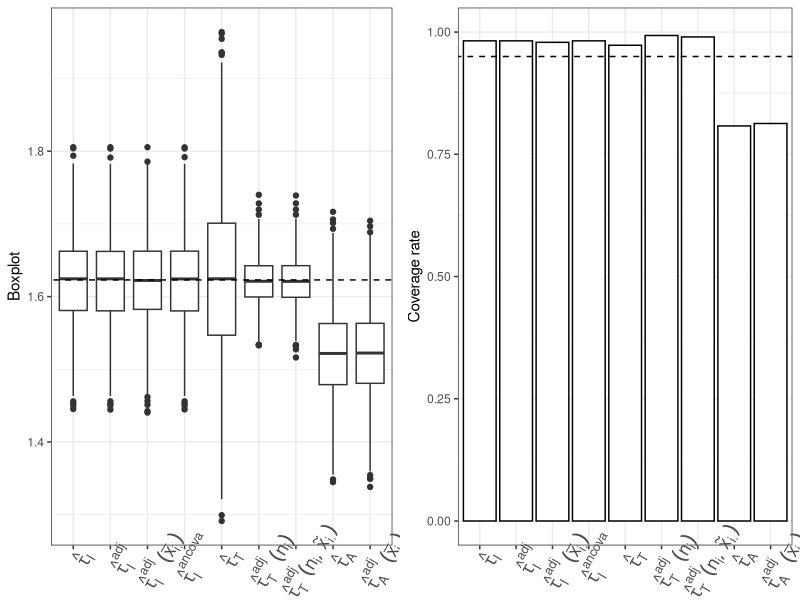
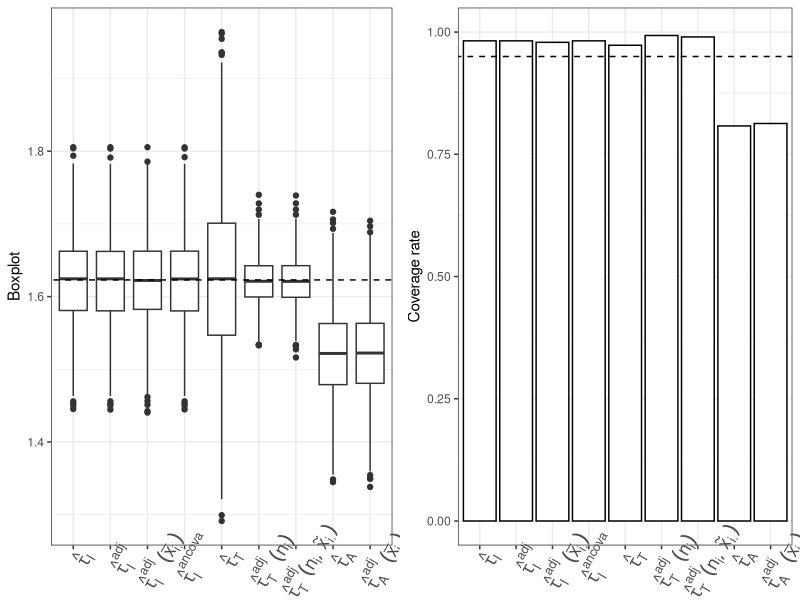

Recreate these plots in R, in order.
################Simulation for cluster-randomized experiments###################
######################Section 6.2, Unrelated covariates######################### 

library(gee) 
library(car) 
library(geepack)
library(tidyverse) 
library(ggpubr)

set.seed(1)

#Monte Carlo replication times 
replicate = 1000     

#Generating clusters
N0 = 3000
C = 160
nsize = round(runif(C,N0 / C * 0.6, N0 / C * 1.4))
N = sum(nsize) 

#Propensity scores for clusters
ec = 0.3                           
#Define cluster index and potential outcome 
cluster = numeric(N) 
c = 1
for (i in 1:N)
{
  if (i > sum(nsize[1:c])) c = c + 1 
  cluster[i] = c
}
#x : individual level covariate
#Y1 : treatment potential outcome
#Y0 : control potential outcome
x = runif(N, -1, 1)    
# Center x at its mean as required in the paper
x = x - mean(x)                              
Y1 = 2 * nsize[cluster]/(N/C) + rnorm(N, 0, 1)        
Y0 = (cluster/C) + rnorm(N,0,1)    
#Calculate sum to prepare for cluster-total regressions
Ysum1 = numeric(C)
Ysum0 = numeric(C)
xsum = numeric(C)
causal = mean(Y1 - Y0)
for (c in 1:C)
{
  Ysum1[c] = sum(Y1[cluster==c])
  Ysum0[c] = sum(Y0[cluster==c])
  xsum[c] = sum(x[cluster==c])
}
#Calculate centered cluster size to prepare for cluster total regressions
nc = nsize - N / C

#Set variable to store coverage probability for each each estimators and each regression variance estimation
#tauI is individual-level regression, Difference-in-means
#tauIR is individual-level regression adjustment with covariates x_{ij}
#tauIR2 is individual-level regression adjustment with average covariates \bar{x}_{i\cdot}
#tauT is cluster-total regression
#tauTR is cluter-total regression adjustment with cluster size n_{ij} as covariates
#tauTR2 is cluster-total regression adjustment with cluster size n_{ij} and sum of covariates \tilde{x}_{i\cdot}
#tauA is cluster-average regression
#tauA is cluster-average regression with average covariates \bar{x}_{i\cdot} 
#tauOLS is traditional ancova regression with covariates x_{ij}
#For variance estimation, ols and hw is OLS variance estimator and Huber-White variance estimator
#The first line without additional explanation is variance estimator with theoretical guarentee
#Which is Liang-Zeger for individual-level regression and ols, Huber-White for cluster-total regression
#cluster-average regression, and weighted cluster-average regression
tauIp=0;   tauIRp=0;   tauIR2p=0;   tauTp=0;   tauTRp=0;   tauTR2p=0;   tauAp=0;   tauARp=0;   tauOLSp=0
tauIpols=0;tauIRpols=0;tauIR2pols=0;tauTpols=0;tauTRpols=0;tauTR2pols=0;tauApols=0;tauARpols=0;tauOLSpols=0
tauIphw=0; tauIRphw=0; tauIR2phw=0;                                                            tauOLSphw=0
#Store the estimators for each Monte Carlo
tauI=numeric(replicate)
tauIR=numeric(replicate)
tauIR2=numeric(replicate)
tauT=numeric(replicate)
tauTR=numeric(replicate)
tauTR2=numeric(replicate)
tauA=numeric(replicate)
tauAR=numeric(replicate) 
tauOLS=numeric(replicate)
#Store the variance estimators for each Monte Carlo
tauIev=numeric(replicate);    tauIevols=numeric(replicate);   tauIevhw=numeric(replicate)
tauIRev=numeric(replicate);   tauIRevols=numeric(replicate);  tauIRevhw=numeric(replicate)
tauIR2ev=numeric(replicate);  tauIR2evols=numeric(replicate); tauIR2evhw=numeric(replicate)
tauTev=numeric(replicate);    tauTevols=numeric(replicate)
tauTRev=numeric(replicate);   tauTRevols=numeric(replicate)
tauTR2ev=numeric(replicate);  tauTR2evols=numeric(replicate)
tauAev=numeric(replicate);    tauAevols=numeric(replicate)
tauARev=numeric(replicate);   tauARevols=numeric(replicate) 
tauOLSev=numeric(replicate);  tauOLSevols=numeric(replicate); tauOLSevhw=numeric(replicate)

Z=numeric(N)
for (i in 1:replicate)
{
  #Generate treatment assignment and observed data
  Zc=numeric(C)
  Z0=sample(C,C*ec,replace=FALSE)
  for (j in 1:(C*ec)) Zc[Z0[j]]=1
  for (j in 1:N) Z[j]=Zc[cluster[j]]
  Y=Z*Y1+(1-Z)*Y0
  Ysum=Zc*Ysum1+(1-Zc)*Ysum0
  
  #Individual level 
  dat=data.frame(Y,Z,cluster)
  r=geeglm(Y~1+Z,id=cluster,corstr="independence",data=dat)
  tauI[i]=r$coefficients[2]
  tauIev[i]=(summary(r)$coefficients[2,2])^2
  r=lm(Y~1+Z)
  tauIevols[i]=summary(r)$coefficients[2,2]^2  
  tauIevhw[i]=hccm(r,type="hc0")[2,2]  
  if ((tauI[i]-sqrt(tauIev[i])*qnorm(0.975)<causal)&(causal<tauI[i]+sqrt(tauIev[i])*qnorm(0.975))) tauIp=tauIp+1
  if ((tauI[i]-sqrt(tauIevols[i])*qnorm(0.975)<causal)&(causal<tauI[i]+sqrt(tauIevols[i])*qnorm(0.975))) tauIpols=tauIpols+1
  if ((tauI[i]-sqrt(tauIevhw[i])*qnorm(0.975)<causal)&(causal<tauI[i]+sqrt(tauIevhw[i])*qnorm(0.975))) tauIphw=tauIphw+1
  
  #Individual level regression with covariate x_{ij}
  dat=data.frame(Y,Z,x,cluster)
  r=geeglm(Y~1+Z+x+Z*x,id=cluster,corstr="independence",data=dat)
  tauIR[i]=r$coefficients[2]
  tauIRev[i]=(summary(r)$coefficients[2,2])^2
  r=lm(Y~1+Z+x+Z*x)
  tauIRevols[i]=summary(r)$coefficients[2,2]^2  
  tauIRevhw[i]=hccm(r,type="hc0")[2,2]  
  if ((tauIR[i]-sqrt(tauIRev[i])*qnorm(0.975)<causal)&(causal<tauIR[i]+sqrt(tauIRev[i])*qnorm(0.975))) tauIRp=tauIRp+1
  if ((tauIR[i]-sqrt(tauIRevols[i])*qnorm(0.975)<causal)&(causal<tauIR[i]+sqrt(tauIRevols[i])*qnorm(0.975))) tauIRpols=tauIRpols+1
  if ((tauIR[i]-sqrt(tauIRevhw[i])*qnorm(0.975)<causal)&(causal<tauIR[i]+sqrt(tauIRevhw[i])*qnorm(0.975))) tauIRphw=tauIRphw+1
  
  xm=xsum[cluster]/nsize[cluster]
  #Individual level regression with covariate \bar{x}_{i\cdot}
  dat=data.frame(Y,Z,xm,cluster)
  r=geeglm(Y~1+Z+xm+Z*xm,id=cluster,corstr="independence",data=dat)
  tauIR2[i]=r$coefficients[2]
  tauIR2ev[i]=summary(r)$coefficients[2,2]^2
  r=lm(Y~1+Z+xm+Z*xm)
  tauIR2evols[i]=summary(r)$coefficients[2,2]^2  
  tauIR2evhw[i]=hccm(r,type="hc0")[2,2]  
  if ((tauIR2[i]-sqrt(tauIR2ev[i])*qnorm(0.975)<causal)&(causal<tauIR2[i]+sqrt(tauIR2ev[i])*qnorm(0.975))) tauIR2p=tauIR2p+1
  if ((tauIR2[i]-sqrt(tauIR2evols[i])*qnorm(0.975)<causal)&(causal<tauIR2[i]+sqrt(tauIR2evols[i])*qnorm(0.975))) tauIR2pols=tauIR2pols+1
  if ((tauIR2[i]-sqrt(tauIR2evhw[i])*qnorm(0.975)<causal)&(causal<tauIR2[i]+sqrt(tauIR2evhw[i])*qnorm(0.975))) tauIR2phw=tauIR2phw+1
  
  #ancova
  dat=data.frame(Y,Z,x,cluster)
  r=geeglm(Y~1+Z+x,id=cluster,corstr="independence",data=dat)
  tauOLS[i]=r$coefficients[2]
  tauOLSev[i]=summary(r)$coefficients[2,2]^2
  r=lm(Y~1+Z+x)
  tauOLSevols[i]=summary(r)$coefficients[2,2]^2  
  tauOLSevhw[i]=hccm(r,type="hc0")[2,2]    
  
  if ((tauOLS[i]-sqrt(tauOLSev[i])*qnorm(0.975)<causal)&(causal<tauOLS[i]+sqrt(tauOLSev[i])*qnorm(0.975))) tauOLSp=tauOLSp+1
  if ((tauOLS[i]-sqrt(tauOLSevols[i])*qnorm(0.975)<causal)&(causal<tauOLS[i]+sqrt(tauOLSevols[i])*qnorm(0.975))) tauOLSpols=tauOLSpols+1
  if ((tauOLS[i]-sqrt(tauOLSevhw[i])*qnorm(0.975)<causal)&(causal<tauOLS[i]+sqrt(tauOLSevhw[i])*qnorm(0.975))) tauOLSphw=tauOLSphw+1
  
  #Cluster total regression
  r=lm(Ysum/(N/C)~1+Zc)
  tauT[i]=r$coefficients[2]
  tauTev[i]=hccm(r,type="hc0")[2,2]    
  tauTevols[i]=summary(r)$coefficients[2,2]^2  
  if ((tauT[i]-sqrt(tauTev[i])*qnorm(0.975)<causal)&(causal<tauT[i]+sqrt(tauTev[i])*qnorm(0.975))) tauTp=tauTp+1
  if ((tauT[i]-sqrt(tauTevols[i])*qnorm(0.975)<causal)&(causal<tauT[i]+sqrt(tauTevols[i])*qnorm(0.975))) tauTpols=tauTpols+1
  
  #Cluster total regression with cluster size
  r=lm(Ysum/(N/C)~1+Zc+nc+Zc*nc)        
  tauTR[i]=r$coefficients[2]
  tauTRev[i]=hccm(r,type="hc0")[2,2]          
  tauTRevols[i]=summary(r)$coefficients[2,2]^2  
  if ((tauTR[i]-sqrt(tauTRev[i])*qnorm(0.975)<causal)&(causal<tauTR[i]+sqrt(tauTRev[i])*qnorm(0.975))) tauTRp=tauTRp+1
  if ((tauTR[i]-sqrt(tauTRevols[i])*qnorm(0.975)<causal)&(causal<tauTR[i]+sqrt(tauTRevols[i])*qnorm(0.975))) tauTRpols=tauTRpols+1
  
  #Cluster total regression with cluster size and additional covariate
  r=lm(Ysum/(N/C)~1+Zc+nc+xsum+Zc*nc+Zc*xsum)   
  tauTR2[i]=r$coefficients[2]
  tauTR2ev[i]=hccm(r,type="hc0")[2,2]
  tauTR2evols[i]=summary(r)$coefficients[2,2]^2  
  if ((tauTR2[i]-sqrt(tauTR2ev[i])*qnorm(0.975)<causal)&(causal<tauTR2[i]+sqrt(tauTR2ev[i])*qnorm(0.975))) tauTR2p=tauTR2p+1
  if ((tauTR2[i]-sqrt(tauTR2evols[i])*qnorm(0.975)<causal)&(causal<tauTR2[i]+sqrt(tauTR2evols[i])*qnorm(0.975))) tauTR2pols=tauTR2pols+1
  
  #Average
  r=lm(Ysum/nsize~1+Zc)        
  tauA[i]=r$coefficients[2]
  tauAev[i]=hccm(r,type="hc0")[2,2]  
  tauAevols[i]=summary(r)$coefficients[2,2]^2
  if ((tauA[i]-sqrt(tauAev[i])*qnorm(0.975)<causal)&(causal<tauA[i]+sqrt(tauAev[i])*qnorm(0.975))) tauAp=tauAp+1
  if ((tauA[i]-sqrt(tauAevols[i])*qnorm(0.975)<causal)&(causal<tauA[i]+sqrt(tauAevols[i])*qnorm(0.975))) tauApols=tauApols+1
  
  #Average with additional covariate
  xmeanc=xsum/nsize-mean(xsum/nsize)
  r=lm(Ysum/nsize~1+Zc+xmeanc+Zc*xmeanc)   
  tauAR[i]=r$coefficients[2]
  tauARev[i]=hccm(r,type="hc0")[2,2] 
  tauARevols[i]=summary(r)$coefficients[2,2]^2
  if ((tauAR[i]-sqrt(tauARev[i])*qnorm(0.975)<causal)&(causal<tauAR[i]+sqrt(tauARev[i])*qnorm(0.975))) tauARp=tauARp+1
  if ((tauAR[i]-sqrt(tauARevols[i])*qnorm(0.975)<causal)&(causal<tauAR[i]+sqrt(tauARevols[i])*qnorm(0.975))) tauARpols=tauARpols+1
   
}
#Arrange the data into dataframe
datI=rbind(mean(tauI)-causal,sd(tauI),mean(sqrt(tauIev)),
           sqrt(mean((tauI-causal)^2)),tauIp)
 
datIR=rbind(mean(tauIR)-causal,sd(tauIR),mean(sqrt(tauIRev)),
            sqrt(mean((tauIR-causal)^2)),tauIRp)

datIR2=rbind(mean(tauIR2)-causal,sd(tauIR2),mean(sqrt(tauIR2ev)),
             sqrt(mean((tauIR2-causal)^2)),tauIR2p)
 
datOLS=rbind(mean(tauOLS)-causal,sd(tauOLS),mean(sqrt(tauOLSev)),
             sqrt(mean((tauOLS-causal)^2)),tauOLSp)
 
datT=rbind(mean(tauT)-causal,sd(tauT),mean(sqrt(tauTev)),
           sqrt(mean((tauT-causal)^2)),tauTp)

datTR=rbind(mean(tauTR)-causal,sd(tauTR),mean(sqrt(tauTRev)),
            sqrt(mean((tauTR-causal)^2)),tauTRp)

datTR2=rbind(mean(tauTR2)-causal,sd(tauTR2),mean(sqrt(tauTR2ev)),
             sqrt(mean((tauTR2-causal)^2)),tauTR2p)

datA=rbind(mean(tauA)-causal,sd(tauA),mean(sqrt(tauAev)),
           sqrt(mean((tauA-causal)^2)),tauAp)

datAR=rbind(mean(tauAR)-causal,sd(tauAR),mean(sqrt(tauARev)),
            sqrt(mean((tauAR-causal)^2)),tauARp)

#Draw boxplot
boxdata = as.data.frame(cbind(tauI,tauIR,tauIR2,tauOLS,tauT,tauTR,tauTR2,tauA,tauAR))
boxdata <- boxdata %>% pivot_longer(tauI:tauAR) 
  
boxdata$name <- factor(boxdata$name, 
                       levels = c("tauI","tauIR",
                                  "tauIR2","tauOLS",
                                  "tauT","tauTR","tauTR2","tauA",
                                  "tauAR"))

box <- ggplot(boxdata) + geom_boxplot(aes(x = name, y = value)) +
  geom_abline(slope = 0, intercept = causal, lty = 2) +
  labs(x = "", y = "Boxplot") + 
  scale_x_discrete(labels = c(expression(hat(tau)[I]),
                              expression(hat(tau)[I]^{adj}),
                              expression(hat(tau)[I]^{adj}~(bar(x)[i.])),
                              expression(hat(tau)[I]^{ancova}),
                              expression(hat(tau)[T]),
                              expression(hat(tau)[T]^{adj}~(n[i])),
                              expression({hat(tau)[T]^{adj}}(n[i],tilde(x)[i.])),
                              expression(hat(tau)[A]),
                              expression(hat(tau)[A]^{adj}~(bar(x)[i.])))) +
  theme_bw() + 
  theme(axis.text.x = element_text(angle = 60, size = 13))

#Scale the dataframe
mul=100
dat=round(mul*cbind(datI,datIR,datIR2,datOLS,datT,datTR,datTR2,datA,datAR),2)
dat[5,]=dat[5,]/(mul*replicate)
 


#Plot the coverage rates
dat = as.data.frame(dat) 
bar_data = as.data.frame(t(dat[5,]))
bar_data = bar_data %>% mutate(row_name = row.names(bar_data),
                               baseline = 0.95)

rate <- ggplot(data = bar_data, aes(x = row_name, y = tauIp)) + 
  geom_bar(stat = "identity", fill = "white", color = "black") + ylim(0, 1) + 
  labs(x = "", y = "Coverage rate") +
  geom_abline(slope = 0, intercept = 0.95, lty = 2) +
  scale_x_discrete(labels = c(expression(hat(tau)[I]),
                              expression(hat(tau)[I]^{adj}),
                              expression(hat(tau)[I]^{adj}~(bar(x)[i.])),
                              expression(hat(tau)[I]^{ancova}),
                              expression(hat(tau)[T]),
                              expression(hat(tau)[T]^{adj}~(n[i])),
                              expression({hat(tau)[T]^{adj}}(n[i],tilde(x)[i.])),
                              expression(hat(tau)[A]),
                              expression(hat(tau)[A]^{adj}~(bar(x)[i.])))) +
  theme_bw() + 
  theme(axis.text.x = element_text(angle = 60, size = 13))
#Combine two plots into "p"
p <- ggarrange(box, rate, nrow = 1, ncol = 2) + theme(plot.margin = unit(c(0, 0, -1.6, 0), "cm"))
p
ggsave("cluster_noise.pdf", plot = p, device = "pdf", width = 12, height = 1.8) 
#Output dataframe
write.csv(dat,file="6_2.csv",row.names=F) 
